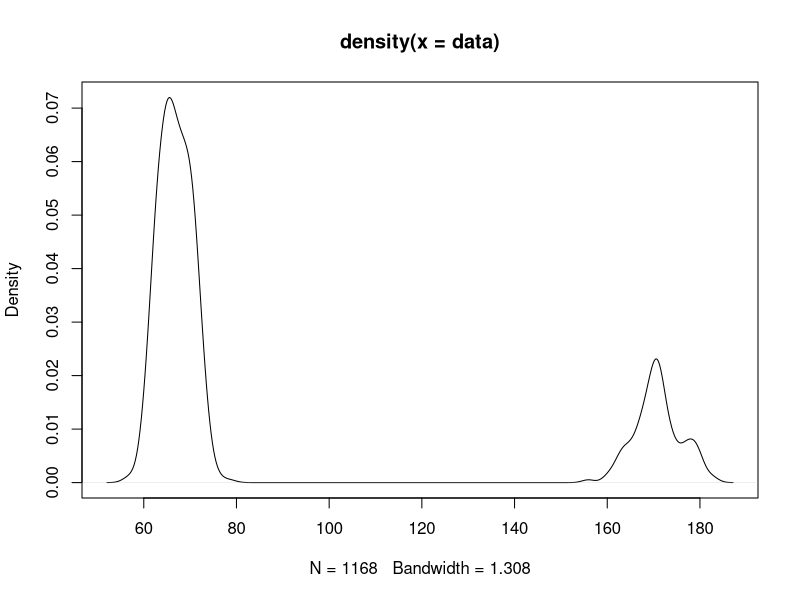

Generate this figure with R: (Note: a time limit stopped this script after it produced the figure.)
## ---- chunk 1
knitr::opts_chunk$set(echo = TRUE)
## ---- chunk 2
#function of Gibbs/Metropolis-Hastings algorithm
gibbs.MH <- function(data, trials, use.MH){
  library(car)
  
  #Dats is the data used for the algorithm
  #trials is number of trials to be done
  #Use.MH determines whether or not to use a metropolis-hastings algorithm for p
  #A 0 is no, anything else is yes

  n <- length(data)
  p<-0.5
  p.star<-0.5
  r.log<-1
  
  #creates priors
  prior.pop1 <- rnorm(pop1.prior.sampleSize, pop1.prior.trueMean, pop1.prior.trueSD)
  prior.pop2 <- rnorm(pop2.prior.sampleSize, pop2.prior.trueMean, pop2.prior.trueSD)
  
  #creates matrix where gibbs will be done
  simlist <- matrix(rep(0,5*trials), ncol = 5)
  colnames(simlist) <- c("p", "SD of Pop1", "SD of Pop2", "Mean of Pop1", "Mean of Pop2")
  
  #saves value for later usage
  pop1.prior.mean <- mean(prior.pop1)
  pop1.prior.variance <- var(prior.pop1)
  pop2.prior.mean <- mean(prior.pop2)
  pop2.prior.variance <- var(prior.pop2)
  
  #initialize first entry in gibbs so it will run correctly
  #p sigma1 sigma2 theta1 theta2
  simlist[1,1] <- .5
  simlist[1,2] <- sqrt(pop1.prior.variance)
  simlist[1,3] <- sqrt(pop2.prior.variance)
  simlist[1,4] <- pop1.prior.mean
  simlist[1,5] <- pop2.prior.mean
  
  
  #The actual gibbs sampler 
  #starts at 2 since we initialized values for when i=1
  for(i in 2:trials){
    
    #max size will be z 
    z <- numeric(n)
    a <- numeric(n)
    b <- numeric(n)
    
    
    j = 1
    #calculates a_j and b_j for each data_j
    #then calculates z_i's
    for (j in 1:n){
      a[j] = simlist[i-1,1]*dnorm(data[j],simlist[i-1,4],simlist[i-1,2])
      b[j] = (1-simlist[i-1,1])*dnorm(data[j],simlist[i-1,5],simlist[i-1,3])
      z[j] = rbinom(1,1,(a[j]/(a[j]+b[j])))
    }
  
    #calculates p using beta distribution for gibbs
    if (use.MH == 0){
      simlist[i,1] <- rbeta(1,sum(z), n-sum(z))
    #calculates p ising metropolis hastings with beta as the proposal distribution
    } else {
      #metropolis hastings algorithm to calculate p
      #constant, larger values allow larger skips, but also can produce NaN
      variance.constant = .0005
      c = ((p*(1-p)/variance.constant) - 1)*(1 - p)
      d = c*(p/(1-p))
      p.star = rbeta(1,d,c)
      
      #The algorithm ran into problems with really large and small values of p.star
      #Played around with these values, using 0.01 and 0.99 produced a weird shaped gamma for the next time around
      #doesnt impact calculations done later
      #One caveat is this method can't be used on a population where p is extrmeley small 
      # if (p.star < 0.03){
      #   p.star <- 0.03
      # }
      # if (p.star > 0.97){
      #   p.star <- 0.97
      # }
      metro.log <- (log(p.star^sum(z)) + log((1-p.star)^(n-sum(z))) + log(sin(5*pi*p.star)^2)) - (log(p^sum(z)) + log((1-p)^(n-sum(z))) + log(sin(5*pi*p)^2))
      hast.log <- log(dbeta(p.star,d,c)) - log(dbeta(p,d,c))
      r.log <- metro.log + hast.log
      if (log(runif(1)) < r.log){
        if (p.star != 0 & p.star != 1){
          p <- p.star
        }
      }
      simlist[i,1] <- p
    }
  
  
    pop1 <- numeric(n)
    pop2 <- numeric(n)
    
    j = 1
    #dividing data into pop1 and pop2 as best as we can at the moment 
    for (j in 1:n){
      pop1[j] = z[j]*data[j]
      pop2[j] = ((1-z[j])*-1)*data[j]
      pop2[j] = -1*pop2[j]
    }
    
    #gets rid of zeros in list
    pop1 <- pop1[pop1!=0]
    pop2 <- pop2[pop2!=0]
    
    #calculates length, used later
    n1 <- length(pop1)
    n2 <- length(pop2)
    
    #calculates SD for population 1 
    #first calculated precision with gamma, then variance, finally SD
    pop1.Vn <- pop1.prior.sampleSize + n1
    pop1.sigmaN <- ((pop1.prior.sampleSize*pop1.prior.variance) + ((n1 - 1)*var(pop1)) + (((pop1.prior.sampleSize*n1)/pop1.Vn)*(mean(pop1) - pop1.prior.mean))) / pop1.Vn
    prec1 <- rgamma(1,pop1.Vn/2,(pop1.Vn * pop1.sigmaN)/2)
    variance1 = 1/prec1
    simlist[i,2] <- sqrt(variance1)
    
    #similar to above except uses population 2 parameters
    pop2.Vn <- pop2.prior.sampleSize + n2
    pop2.sigmaN <- ((pop2.prior.sampleSize*pop2.prior.variance) + ((n2 - 1)*var(pop2)) + (((pop2.prior.sampleSize*n2)/pop2.Vn)*(mean(pop2) - pop2.prior.mean))) / pop2.Vn
    prec2 <- rgamma(1,pop2.Vn/2,(pop2.Vn * pop2.sigmaN)/2)
    variance2 = 1/prec2
    simlist[i,3] <- sqrt(variance2)
    

    #Calculates mean of population 1 
    mu1 <- ((pop1.prior.sampleSize*pop1.prior.mean)+(n1*mean(pop1)))/(pop1.prior.sampleSize+n1)
    var1 <- simlist[i,2]/(sqrt(pop1.prior.sampleSize+n1))
    simlist[i,4] <- rnorm(1,mu1,var1)
    
    #same as above except uses population 2 parameters
    mu2 <- ((pop2.prior.sampleSize*pop2.prior.mean)+(n2*mean(pop2)))/(pop2.prior.sampleSize+n2)
    var2 <- simlist[i,3]/(sqrt(pop2.prior.sampleSize+n2))
    simlist[i,5] <- rnorm(1,mu2,var2)
  
    
    
  }
  return (simlist)
}
## ---- chunk 3
printResults <- function(simlist){
  #plots and gives means of parameters
  plot(simlist[,1], main = "Chain for p", type = "l", ylab = "P")
  plot(density(simlist[,1]), main = "Distribution of p")
  print("The estimated value of p is")
  print(mean(simlist[,1]))
  plot(density(simlist[,2]),main = "Distribution of SD of Pop1")
  print("The estimated SD of population 1 is")
  print(mean(simlist[,2]))
  plot(density(simlist[,3]),main = "Distribution of SD of Pop2")
  print("The estimated SD of population 2 is")
  print(mean(simlist[,3]))
  plot(density(simlist[,4]),main = "Distribution of Mean of Pop1")
  print("The estimated mean of population 1 is")
  print(mean(simlist[,4]))
  plot(density(simlist[,5]),main = "Distribution of Mean of Pop2")
  print("The estimated mean of population 2 is")
  print(mean(simlist[,5]))
}
## ---- chunk 4
heightData = read.csv("height.csv")
adultHeight = heightData$Human.Height..University.of.Tuebingen..2015....cm.[heightData$Year > 1950]
kidHeight = read.csv("kidHeight.csv")
data = c(adultHeight,kidHeight$height)
plot(density(data))

truep <- length(kidHeight$height)/(length(adultHeight) + length(kidHeight$height))

pop1.trueMean <- mean(kidHeight$height)
pop1.trueSD <- sqrt(var(kidHeight$height))

pop2.trueMean <- mean(adultHeight)
pop2.trueSD <- sqrt(var(adultHeight))


#initialize values for prior for population 1
pop1.prior.sampleSize <- 10
pop1.prior.trueMean <- 80
pop1.prior.trueSD <- 20
  
#initialize values for prior for population 2
pop2.prior.sampleSize <- 10
pop2.prior.trueMean <- 160
pop2.prior.trueSD <- 20

simlistHeight <- gibbs.MH(data,2000,0)
printResults(simlistHeight)
print("The true value of p is")
truep
print("The true value of the SD for population 1 is")
sqrt(var(kidHeight$height))
print("The true value of the SD for population 2 is")
sqrt(var(heightData$Human.Height..University.of.Tuebingen..2015....cm.))
print("The true value of the mean of population 1 is")
mean(kidHeight$height)
print("The true value of the mean of population 2 is")
mean(heightData$Human.Height..University.of.Tuebingen..2015....cm.)
## ---- chunk 5
obs1 <- 300
obs2 <- 300
#initialize values for population 1
pop1.trueMean <- 10
pop1.trueSD <- 10

#initialize values for population 2
pop2.trueMean <- 90
pop2.trueSD <- 10

#creates data, then binds together to create normal mixture model
samp1 <- rnorm(obs1,pop1.trueMean,pop1.trueSD)
samp2 <- rnorm(obs2,pop2.trueMean,pop2.trueSD)
data <- c(samp1,samp2)
plot(density(data))


#initialize values for prior for population 1
pop1.prior.sampleSize <- 10
pop1.prior.trueMean <- 20
pop1.prior.trueSD <- 20
  
#initialize values for prior for population 2
pop2.prior.sampleSize <- 10
pop2.prior.trueMean <- 80
pop2.prior.trueSD <- 20

simlistSim <- gibbs.MH(data,5000,1)
printResults(simlistSim)
print("The true value of p is")
obs1/(obs1+obs2)
print("The true value of the SD for population 1 is")
pop1.trueSD
print("The true value of the SD for population 2 is")
pop2.trueSD
print("The true value of the mean of population 1 is")
pop1.trueMean
print("The true value of the mean of population 2 is")
pop2.trueMean
